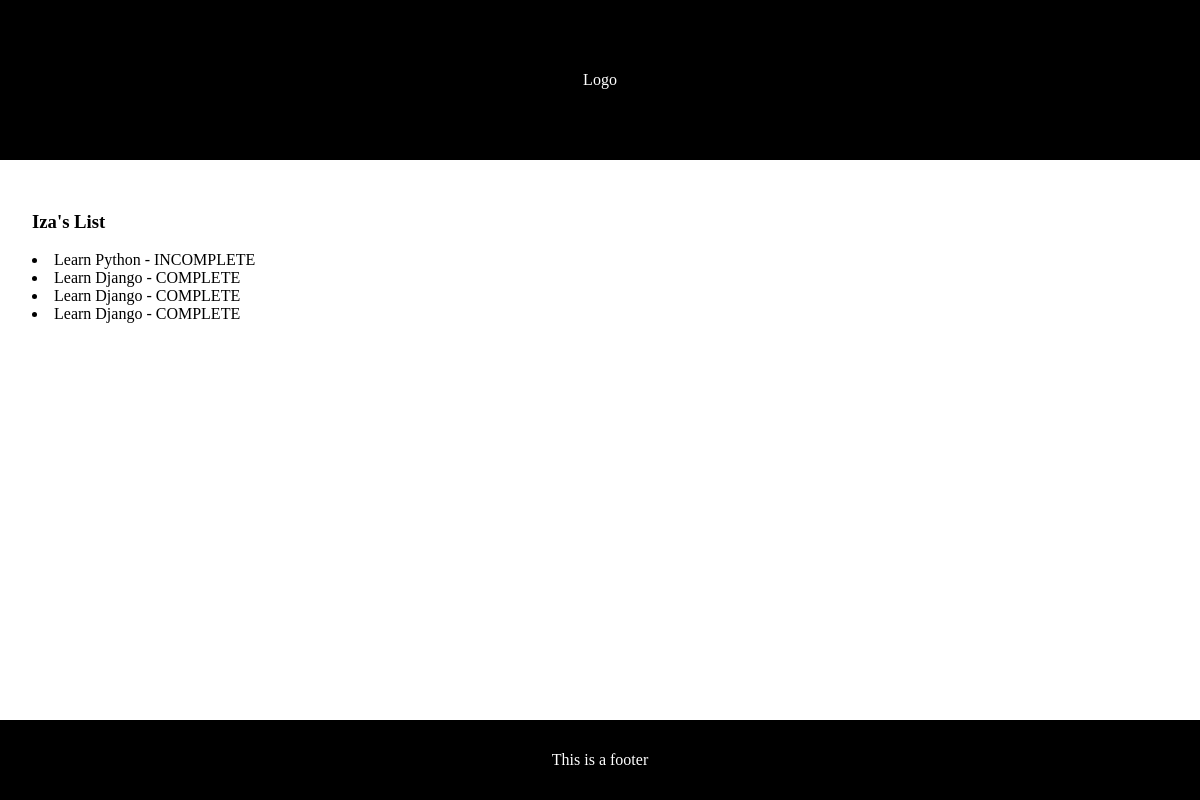
/2, run on the app's committed database.
### main/models.py (models this page shows, shortened)
class TodoList(models.Model):
  name = models.CharField(max_length=200)
  def __str__(self):
    return self.name

class Item(models.Model):
  todoList = models.ForeignKey(TodoList, on_delete=models.CASCADE)
  text = models.CharField(max_length=300)
  complete = models.BooleanField()

### main/views.py (the view)
# urls.py: path("<int:id>", views.lists, name="lists"),
def lists(request, id):
    todo_list = TodoList.objects.get(id=id)
    print(todo_list)
    items = todo_list.item_set.all()
    items_text = ",</br> ".join([item.text for item in items])
    context = {
        "list_name": todo_list.name,
        "items_text": items_text
    }
    return render(request, "main/lists.html", {"lists": todo_list})

### main/templates/main/lists.html (shortened to what this page needs)
{% extends 'main/base.html' %}
{% block content %}
<section>
  <main>
    <h1>{{ lists.name }}</h1>
    {% for item in lists.item_set.all %}
      {% if item.complete == True %}
        <li class="c">{{ item.text }} - COMPLETE</li>
      {% else %}
        <li class="in">{{ item.text }} - INCOMPLETE</li>
      {% endif %}
    {% endfor %}
  </main>
</section>
{% endblock %}

### main/static/styles.css (style rules this page uses)
.c { color: 'green'; }
.in { color: 'red' !important; }

### main/templates/main/base.html (style rules this page uses)
body { padding: 0; margin: 0; box-sizing: border-box; width: 100dvw; }
section { height: 70dvh; background: "grey"; }
main { padding: 1rem; }
.c { color: 'green'; }
.in { color: 'red'; }

### main/templates/main/lists.html (style rules this page uses)
.c { color: 'green'; }
.in { color: 'red' !important; }

### data on the page
TodoList: name "Iza's List"
Item: text "Learn Python"
Item: text "Learn Django"
Item: text "Learn Django"
Item: text "Learn Django"
